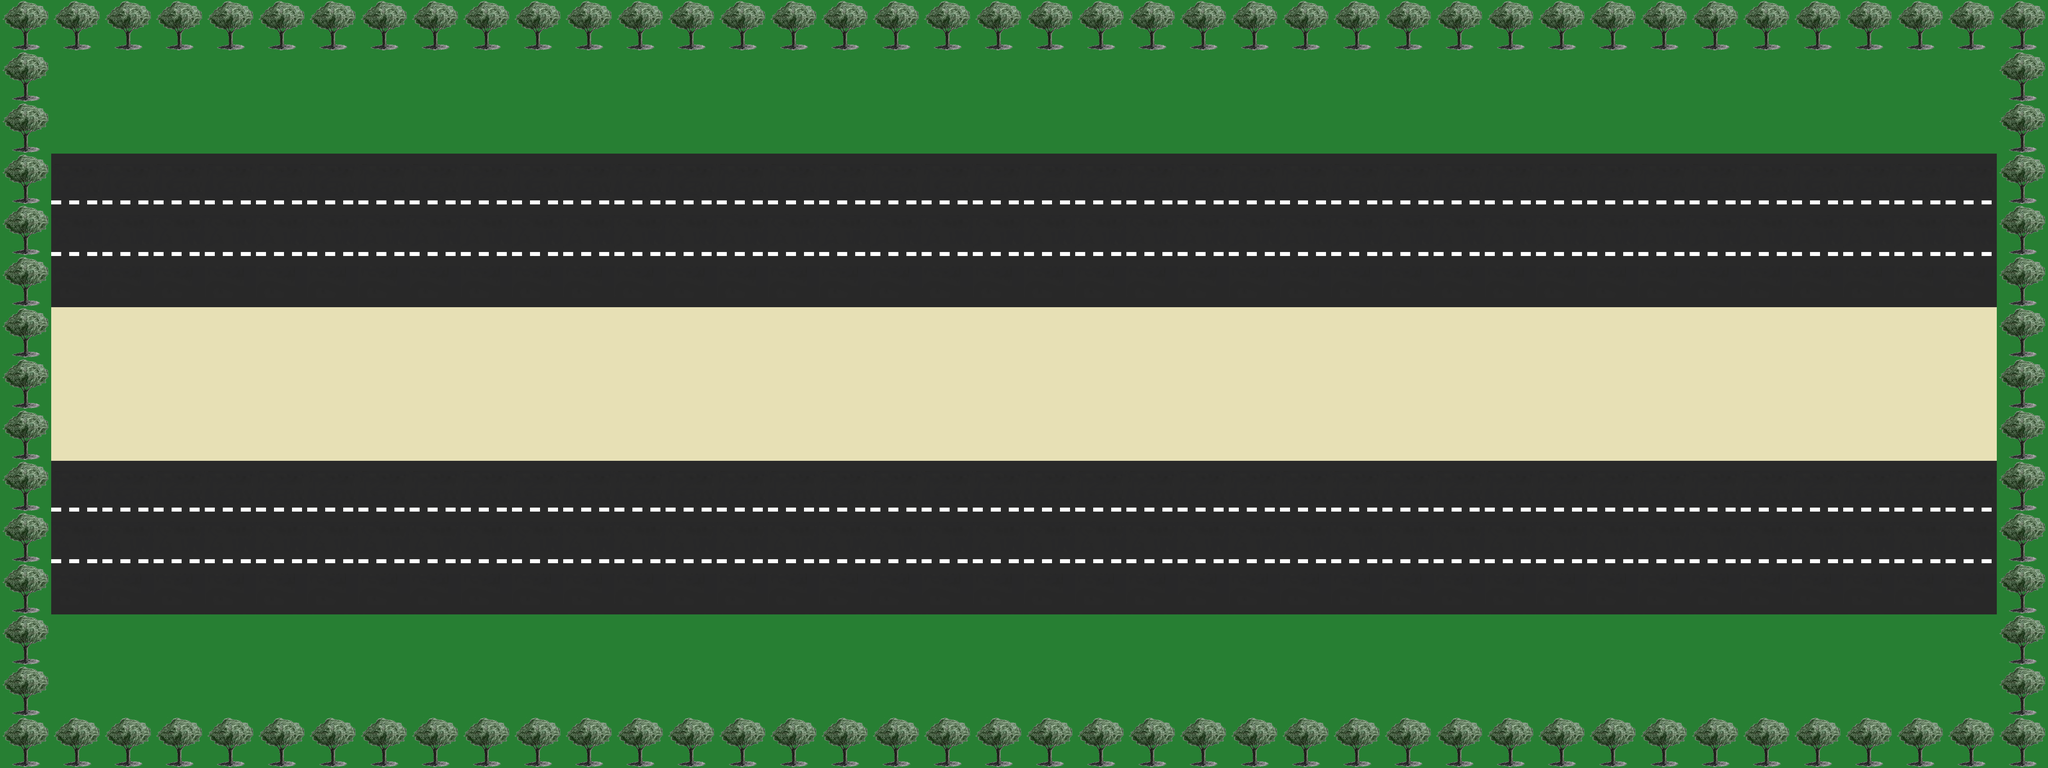

Below is a game level as drawn by its tile map, then a one-line description and the .tmx that defines it (tile-layer data replaced by summaries):
An orthogonal 40x15 tile map with 128x128 px tiles, 2 tile layers (Background, Objects).

<map version="1.0" orientation="orthogonal" width="40" height="15" tilewidth="128" tileheight="128">
 <tileset firstgid="1" name="Tilesheet" tilewidth="128" tileheight="128">
  <image source="roadTileSheet.png" width="512" height="1920" />
 </tileset>
 <layer name="Background" width="40" height="15">
  <data>[600 cells, 600 non-empty, 2 distinct tile ids]</data>
 </layer>
 <layer name="Objects" width="40" height="15">
  <data>[600 cells, 334 non-empty, 4 distinct tile ids]</data>
 </layer>
</map>